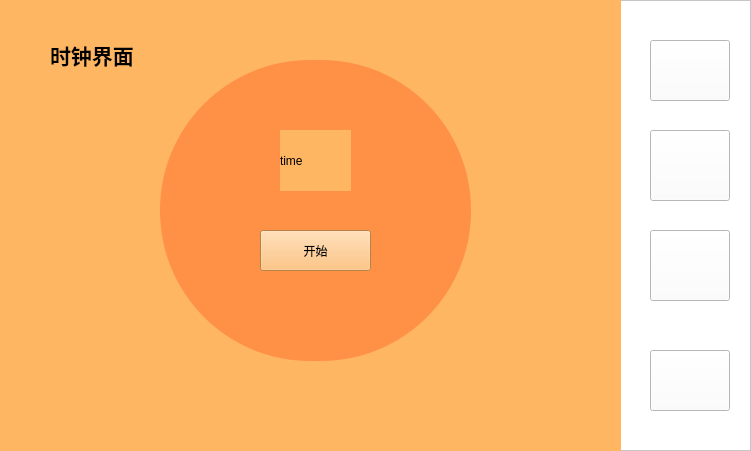
<?xml version="1.0" encoding="UTF-8"?>
<ui version="4.0">
 <class>Body</class>
 <widget class="QWidget" name="Body">
  <property name="geometry">
   <rect>
    <x>0</x>
    <y>0</y>
    <width>751</width>
    <height>451</height>
   </rect>
  </property>
  <property name="minimumSize">
   <size>
    <width>751</width>
    <height>451</height>
   </size>
  </property>
  <property name="maximumSize">
   <size>
    <width>751</width>
    <height>451</height>
   </size>
  </property>
  <property name="windowTitle">
   <string>Form</string>
  </property>
  <widget class="QFrame" name="frame">
   <property name="geometry">
    <rect>
     <x>620</x>
     <y>0</y>
     <width>131</width>
     <height>451</height>
    </rect>
   </property>
   <property name="styleSheet">
    <string notr="true">background-color: rgb(255, 255, 255);</string>
   </property>
   <property name="frameShape">
    <enum>QFrame::StyledPanel</enum>
   </property>
   <property name="frameShadow">
    <enum>QFrame::Raised</enum>
   </property>
   <widget class="QPushButton" name="clockButton">
    <property name="geometry">
     <rect>
      <x>30</x>
      <y>230</y>
      <width>80</width>
      <height>71</height>
     </rect>
    </property>
    <property name="text">
     <string/>
    </property>
    <property name="icon">
     <iconset resource="images.qrc">
      <normaloff>:/Imgs/clockB.png</normaloff>:/Imgs/clockB.png</iconset>
    </property>
    <property name="iconSize">
     <size>
      <width>64</width>
      <height>64</height>
     </size>
    </property>
    <property name="checkable">
     <bool>false</bool>
    </property>
   </widget>
   <widget class="QPushButton" name="homeButton">
    <property name="geometry">
     <rect>
      <x>30</x>
      <y>40</y>
      <width>80</width>
      <height>61</height>
     </rect>
    </property>
    <property name="text">
     <string/>
    </property>
    <property name="icon">
     <iconset resource="images.qrc">
      <normaloff>:/Imgs/homeB.png</normaloff>:/Imgs/homeB.png</iconset>
    </property>
    <property name="iconSize">
     <size>
      <width>64</width>
      <height>64</height>
     </size>
    </property>
   </widget>
   <widget class="QPushButton" name="labelButton">
    <property name="geometry">
     <rect>
      <x>30</x>
      <y>130</y>
      <width>80</width>
      <height>71</height>
     </rect>
    </property>
    <property name="text">
     <string/>
    </property>
    <property name="icon">
     <iconset resource="images.qrc">
      <normaloff>:/Imgs/labelB.png</normaloff>:/Imgs/labelB.png</iconset>
    </property>
    <property name="iconSize">
     <size>
      <width>64</width>
      <height>64</height>
     </size>
    </property>
   </widget>
   <widget class="QPushButton" name="personButton">
    <property name="geometry">
     <rect>
      <x>30</x>
      <y>350</y>
      <width>80</width>
      <height>61</height>
     </rect>
    </property>
    <property name="text">
     <string/>
    </property>
    <property name="icon">
     <iconset resource="images.qrc">
      <normaloff>:/Imgs/personalB.png</normaloff>:/Imgs/personalB.png</iconset>
    </property>
    <property name="iconSize">
     <size>
      <width>64</width>
      <height>64</height>
     </size>
    </property>
   </widget>
  </widget>
  <widget class="QFrame" name="frame_2">
   <property name="geometry">
    <rect>
     <x>0</x>
     <y>0</y>
     <width>621</width>
     <height>451</height>
    </rect>
   </property>
   <property name="styleSheet">
    <string notr="true">background-color: rgb(255, 255, 255);</string>
   </property>
   <property name="frameShape">
    <enum>QFrame::StyledPanel</enum>
   </property>
   <property name="frameShadow">
    <enum>QFrame::Raised</enum>
   </property>
   <widget class="QStackedWidget" name="stackedWidget">
    <property name="geometry">
     <rect>
      <x>0</x>
      <y>0</y>
      <width>621</width>
      <height>451</height>
     </rect>
    </property>
    <property name="styleSheet">
     <string notr="true">background: rgb(255, 182, 98);</string>
    </property>
    <widget class="QWidget" name="page">
     <property name="styleSheet">
      <string notr="true">background: rgb(255, 182, 98);</string>
     </property>
     <widget class="QLabel" name="label">
      <property name="geometry">
       <rect>
        <x>280</x>
        <y>130</y>
        <width>71</width>
        <height>61</height>
       </rect>
      </property>
      <property name="styleSheet">
       <string notr="true">color: rgb(0, 0, 0);</string>
      </property>
      <property name="text">
       <string>time</string>
      </property>
     </widget>
     <widget class="QLabel" name="label_2">
      <property name="geometry">
       <rect>
        <x>160</x>
        <y>60</y>
        <width>311</width>
        <height>301</height>
       </rect>
      </property>
      <property name="styleSheet">
       <string notr="true">border-radius:150px;
background-color: rgb(255, 145, 71);</string>
      </property>
      <property name="text">
       <string/>
      </property>
     </widget>
     <widget class="QPushButton" name="startEndButton">
      <property name="geometry">
       <rect>
        <x>260</x>
        <y>230</y>
        <width>111</width>
        <height>41</height>
       </rect>
      </property>
      <property name="styleSheet">
       <string notr="true">color: rgb(0, 0, 0);</string>
      </property>
      <property name="text">
       <string>开始</string>
      </property>
     </widget>
     <widget class="QLabel" name="label_5">
      <property name="geometry">
       <rect>
        <x>50</x>
        <y>20</y>
        <width>111</width>
        <height>71</height>
       </rect>
      </property>
      <property name="styleSheet">
       <string notr="true">color: rgb(0, 0, 0);</string>
      </property>
      <property name="text">
       <string>&lt;html&gt;&lt;head/&gt;&lt;body&gt;&lt;p&gt;&lt;span style=&quot; font-size:16pt; font-weight:700;&quot;&gt;时钟界面&lt;/span&gt;&lt;/p&gt;&lt;/body&gt;&lt;/html&gt;</string>
      </property>
     </widget>
     <zorder>label_2</zorder>
     <zorder>label</zorder>
     <zorder>startEndButton</zorder>
     <zorder>label_5</zorder>
    </widget>
    <widget class="QWidget" name="page_3">
     <widget class="QLabel" name="label_9">
      <property name="geometry">
       <rect>
        <x>120</x>
        <y>210</y>
        <width>151</width>
        <height>81</height>
       </rect>
      </property>
      <property name="text">
       <string>&lt;html&gt;&lt;head/&gt;&lt;body&gt;&lt;p&gt;&lt;span style=&quot; font-size:16pt; font-weight:700;&quot;&gt;任务管理界面&lt;/span&gt;&lt;/p&gt;&lt;/body&gt;&lt;/html&gt;</string>
      </property>
     </widget>
    </widget>
    <widget class="QWidget" name="page_5">
     <widget class="QFrame" name="frame_5">
      <property name="geometry">
       <rect>
        <x>0</x>
        <y>0</y>
        <width>751</width>
        <height>451</height>
       </rect>
      </property>
      <property name="styleSheet">
       <string notr="true">background: rgb(255, 182, 98);</string>
      </property>
      <property name="frameShape">
       <enum>QFrame::StyledPanel</enum>
      </property>
      <property name="frameShadow">
       <enum>QFrame::Raised</enum>
      </property>
      <widget class="QLabel" name="label_6">
       <property name="geometry">
        <rect>
         <x>170</x>
         <y>30</y>
         <width>301</width>
         <height>41</height>
        </rect>
       </property>
       <property name="font">
        <font>
         <family>Droid Sans</family>
         <pointsize>-1</pointsize>
        </font>
       </property>
       <property name="styleSheet">
        <string notr="true">text-align: center;
color: rgb(221, 60, 20);
margin: 0 auto;
font-size: 35px;
font-family: 'Droid Sans';</string>
       </property>
       <property name="text">
        <string>&lt;html&gt;&lt;head/&gt;&lt;body&gt;&lt;p&gt;&lt;span style=&quot; font-size:26pt; font-weight:700;&quot;&gt;修改个人信息&lt;/span&gt;&lt;/p&gt;&lt;/body&gt;&lt;/html&gt;</string>
       </property>
      </widget>
      <widget class="QLineEdit" name="uBox_3">
       <property name="geometry">
        <rect>
         <x>90</x>
         <y>170</y>
         <width>221</width>
         <height>41</height>
        </rect>
       </property>
       <property name="palette">
        <palette>
         <active>
          <colorrole role="WindowText">
           <brush brushstyle="SolidPattern">
            <color alpha="255">
             <red>254</red>
             <green>254</green>
             <blue>254</blue>
            </color>
           </brush>
          </colorrole>
          <colorrole role="Button">
           <brush brushstyle="SolidPattern">
            <color alpha="255">
             <red>51</red>
             <green>51</green>
             <blue>51</blue>
            </color>
           </brush>
          </colorrole>
          <colorrole role="Text">
           <brush brushstyle="SolidPattern">
            <color alpha="255">
             <red>254</red>
             <green>254</green>
             <blue>254</blue>
            </color>
           </brush>
          </colorrole>
          <colorrole role="ButtonText">
           <brush brushstyle="SolidPattern">
            <color alpha="255">
             <red>254</red>
             <green>254</green>
             <blue>254</blue>
            </color>
           </brush>
          </colorrole>
          <colorrole role="Base">
           <brush brushstyle="SolidPattern">
            <color alpha="255">
             <red>51</red>
             <green>51</green>
             <blue>51</blue>
            </color>
           </brush>
          </colorrole>
          <colorrole role="Window">
           <brush brushstyle="SolidPattern">
            <color alpha="255">
             <red>51</red>
             <green>51</green>
             <blue>51</blue>
            </color>
           </brush>
          </colorrole>
          <colorrole role="PlaceholderText">
           <brush brushstyle="SolidPattern">
            <color alpha="128">
             <red>254</red>
             <green>254</green>
             <blue>254</blue>
            </color>
           </brush>
          </colorrole>
         </active>
         <inactive>
          <colorrole role="WindowText">
           <brush brushstyle="SolidPattern">
            <color alpha="255">
             <red>254</red>
             <green>254</green>
             <blue>254</blue>
            </color>
           </brush>
          </colorrole>
          <colorrole role="Button">
           <brush brushstyle="SolidPattern">
            <color alpha="255">
             <red>51</red>
             <green>51</green>
             <blue>51</blue>
            </color>
           </brush>
          </colorrole>
          <colorrole role="Text">
           <brush brushstyle="SolidPattern">
            <color alpha="255">
             <red>254</red>
             <green>254</green>
             <blue>254</blue>
            </color>
           </brush>
          </colorrole>
          <colorrole role="ButtonText">
           <brush brushstyle="SolidPattern">
            <color alpha="255">
             <red>254</red>
             <green>254</green>
             <blue>254</blue>
            </color>
           </brush>
          </colorrole>
          <colorrole role="Base">
           <brush brushstyle="SolidPattern">
            <color alpha="255">
             <red>51</red>
             <green>51</green>
             <blue>51</blue>
            </color>
           </brush>
          </colorrole>
          <colorrole role="Window">
           <brush brushstyle="SolidPattern">
            <color alpha="255">
             <red>51</red>
             <green>51</green>
             <blue>51</blue>
            </color>
           </brush>
          </colorrole>
          <colorrole role="PlaceholderText">
           <brush brushstyle="SolidPattern">
            <color alpha="128">
             <red>254</red>
             <green>254</green>
             <blue>254</blue>
            </color>
           </brush>
          </colorrole>
         </inactive>
         <disabled>
          <colorrole role="WindowText">
           <brush brushstyle="SolidPattern">
            <color alpha="255">
             <red>254</red>
             <green>254</green>
             <blue>254</blue>
            </color>
           </brush>
          </colorrole>
          <colorrole role="Button">
           <brush brushstyle="SolidPattern">
            <color alpha="255">
             <red>51</red>
             <green>51</green>
             <blue>51</blue>
            </color>
           </brush>
          </colorrole>
          <colorrole role="Text">
           <brush brushstyle="SolidPattern">
            <color alpha="255">
             <red>254</red>
             <green>254</green>
             <blue>254</blue>
            </color>
           </brush>
          </colorrole>
          <colorrole role="ButtonText">
           <brush brushstyle="SolidPattern">
            <color alpha="255">
             <red>254</red>
             <green>254</green>
             <blue>254</blue>
            </color>
           </brush>
          </colorrole>
          <colorrole role="Base">
           <brush brushstyle="SolidPattern">
            <color alpha="255">
             <red>51</red>
             <green>51</green>
             <blue>51</blue>
            </color>
           </brush>
          </colorrole>
          <colorrole role="Window">
           <brush brushstyle="SolidPattern">
            <color alpha="255">
             <red>51</red>
             <green>51</green>
             <blue>51</blue>
            </color>
           </brush>
          </colorrole>
          <colorrole role="PlaceholderText">
           <brush brushstyle="SolidPattern">
            <color alpha="128">
             <red>254</red>
             <green>254</green>
             <blue>254</blue>
            </color>
           </brush>
          </colorrole>
         </disabled>
        </palette>
       </property>
       <property name="font">
        <font>
         <kerning>true</kerning>
        </font>
       </property>
       <property name="layoutDirection">
        <enum>Qt::LeftToRight</enum>
       </property>
       <property name="styleSheet">
        <string notr="true">padding-left: 20px;
padding-right: 20px;
border-radius: 20px;
background: #333;
color: #fefefe;</string>
       </property>
       <property name="text">
        <string/>
       </property>
       <property name="frame">
        <bool>false</bool>
       </property>
       <property name="cursorPosition">
        <number>0</number>
       </property>
       <property name="placeholderText">
        <string>用户名</string>
       </property>
      </widget>
      <widget class="QPushButton" name="editedButton_2">
       <property name="geometry">
        <rect>
         <x>450</x>
         <y>380</y>
         <width>121</width>
         <height>31</height>
        </rect>
       </property>
       <property name="styleSheet">
        <string notr="true">Padding: 1px;
Border-radius: 5px;
Background: #933;
Color: #fefefe;</string>
       </property>
       <property name="text">
        <string>确认修改</string>
       </property>
      </widget>
      <widget class="QLineEdit" name="eBox_3">
       <property name="geometry">
        <rect>
         <x>90</x>
         <y>260</y>
         <width>221</width>
         <height>41</height>
        </rect>
       </property>
       <property name="palette">
        <palette>
         <active>
          <colorrole role="WindowText">
           <brush brushstyle="SolidPattern">
            <color alpha="255">
             <red>254</red>
             <green>254</green>
             <blue>254</blue>
            </color>
           </brush>
          </colorrole>
          <colorrole role="Button">
           <brush brushstyle="SolidPattern">
            <color alpha="255">
             <red>51</red>
             <green>51</green>
             <blue>51</blue>
            </color>
           </brush>
          </colorrole>
          <colorrole role="Text">
           <brush brushstyle="SolidPattern">
            <color alpha="255">
             <red>254</red>
             <green>254</green>
             <blue>254</blue>
            </color>
           </brush>
          </colorrole>
          <colorrole role="ButtonText">
           <brush brushstyle="SolidPattern">
            <color alpha="255">
             <red>254</red>
             <green>254</green>
             <blue>254</blue>
            </color>
           </brush>
          </colorrole>
          <colorrole role="Base">
           <brush brushstyle="SolidPattern">
            <color alpha="255">
             <red>51</red>
             <green>51</green>
             <blue>51</blue>
            </color>
           </brush>
          </colorrole>
          <colorrole role="Window">
           <brush brushstyle="SolidPattern">
            <color alpha="255">
             <red>51</red>
             <green>51</green>
             <blue>51</blue>
            </color>
           </brush>
          </colorrole>
          <colorrole role="PlaceholderText">
           <brush brushstyle="SolidPattern">
            <color alpha="128">
             <red>254</red>
             <green>254</green>
             <blue>254</blue>
            </color>
           </brush>
          </colorrole>
         </active>
         <inactive>
          <colorrole role="WindowText">
           <brush brushstyle="SolidPattern">
            <color alpha="255">
             <red>254</red>
             <green>254</green>
             <blue>254</blue>
            </color>
           </brush>
          </colorrole>
          <colorrole role="Button">
           <brush brushstyle="SolidPattern">
            <color alpha="255">
             <red>51</red>
             <green>51</green>
             <blue>51</blue>
            </color>
           </brush>
          </colorrole>
          <colorrole role="Text">
           <brush brushstyle="SolidPattern">
            <color alpha="255">
             <red>254</red>
             <green>254</green>
             <blue>254</blue>
            </color>
           </brush>
          </colorrole>
          <colorrole role="ButtonText">
           <brush brushstyle="SolidPattern">
            <color alpha="255">
             <red>254</red>
             <green>254</green>
             <blue>254</blue>
            </color>
           </brush>
          </colorrole>
          <colorrole role="Base">
           <brush brushstyle="SolidPattern">
            <color alpha="255">
             <red>51</red>
             <green>51</green>
             <blue>51</blue>
            </color>
           </brush>
          </colorrole>
          <colorrole role="Window">
           <brush brushstyle="SolidPattern">
            <color alpha="255">
             <red>51</red>
             <green>51</green>
             <blue>51</blue>
            </color>
           </brush>
          </colorrole>
          <colorrole role="PlaceholderText">
           <brush brushstyle="SolidPattern">
            <color alpha="128">
             <red>254</red>
             <green>254</green>
             <blue>254</blue>
            </color>
           </brush>
          </colorrole>
         </inactive>
         <disabled>
          <colorrole role="WindowText">
           <brush brushstyle="SolidPattern">
            <color alpha="255">
             <red>254</red>
             <green>254</green>
             <blue>254</blue>
            </color>
           </brush>
          </colorrole>
          <colorrole role="Button">
           <brush brushstyle="SolidPattern">
            <color alpha="255">
             <red>51</red>
             <green>51</green>
             <blue>51</blue>
            </color>
           </brush>
          </colorrole>
          <colorrole role="Text">
           <brush brushstyle="SolidPattern">
            <color alpha="255">
             <red>254</red>
             <green>254</green>
             <blue>254</blue>
            </color>
           </brush>
          </colorrole>
          <colorrole role="ButtonText">
           <brush brushstyle="SolidPattern">
            <color alpha="255">
             <red>254</red>
             <green>254</green>
             <blue>254</blue>
            </color>
           </brush>
          </colorrole>
          <colorrole role="Base">
           <brush brushstyle="SolidPattern">
            <color alpha="255">
             <red>51</red>
             <green>51</green>
             <blue>51</blue>
            </color>
           </brush>
          </colorrole>
          <colorrole role="Window">
           <brush brushstyle="SolidPattern">
            <color alpha="255">
             <red>51</red>
             <green>51</green>
             <blue>51</blue>
            </color>
           </brush>
          </colorrole>
          <colorrole role="PlaceholderText">
           <brush brushstyle="SolidPattern">
            <color alpha="128">
             <red>254</red>
             <green>254</green>
             <blue>254</blue>
            </color>
           </brush>
          </colorrole>
         </disabled>
        </palette>
       </property>
       <property name="font">
        <font>
         <kerning>true</kerning>
        </font>
       </property>
       <property name="layoutDirection">
        <enum>Qt::LeftToRight</enum>
       </property>
       <property name="styleSheet">
        <string notr="true">padding-left: 20px;
padding-right: 20px;
border-radius: 20px;
background: #333;
color: #fefefe;</string>
       </property>
       <property name="inputMethodHints">
        <set>Qt::ImhNone</set>
       </property>
       <property name="inputMask">
        <string/>
       </property>
       <property name="text">
        <string/>
       </property>
       <property name="frame">
        <bool>false</bool>
       </property>
       <property name="cursorPosition">
        <number>0</number>
       </property>
       <property name="placeholderText">
        <string>邮箱</string>
       </property>
      </widget>
      <widget class="QPushButton" name="backButton_3">
       <property name="geometry">
        <rect>
         <x>80</x>
         <y>380</y>
         <width>111</width>
         <height>31</height>
        </rect>
       </property>
       <property name="styleSheet">
        <string notr="true">Padding: 1px;
Border-radius: 5px;
Background: #933;
Color: #fefefe;</string>
       </property>
       <property name="text">
        <string>返回主页</string>
       </property>
      </widget>
      <widget class="QLabel" name="regLabel_3">
       <property name="geometry">
        <rect>
         <x>120</x>
         <y>130</y>
         <width>151</width>
         <height>16</height>
        </rect>
       </property>
       <property name="styleSheet">
        <string notr="true">color: #fefefe;</string>
       </property>
       <property name="text">
        <string>在下方修改您的个人信息</string>
       </property>
      </widget>
      <widget class="QPushButton" name="uplButton_3">
       <property name="geometry">
        <rect>
         <x>400</x>
         <y>280</y>
         <width>121</width>
         <height>21</height>
        </rect>
       </property>
       <property name="styleSheet">
        <string notr="true">Padding: 1px;
Border-radius: 5px;
background: #333;
color: rgb(214, 214, 214);</string>
       </property>
       <property name="text">
        <string>更改头像</string>
       </property>
      </widget>
      <widget class="QLabel" name="rpLabel_3">
       <property name="geometry">
        <rect>
         <x>400</x>
         <y>120</y>
         <width>128</width>
         <height>128</height>
        </rect>
       </property>
       <property name="styleSheet">
        <string notr="true">color: #fefefe;</string>
       </property>
       <property name="text">
        <string>&lt;img src=&quot;:user.png&quot; /&gt;</string>
       </property>
      </widget>
     </widget>
    </widget>
    <widget class="QWidget" name="page_4">
     <widget class="QLabel" name="label_3">
      <property name="geometry">
       <rect>
        <x>40</x>
        <y>200</y>
        <width>54</width>
        <height>16</height>
       </rect>
      </property>
      <property name="styleSheet">
       <string notr="true">color: rgb(0, 0, 0);</string>
      </property>
      <property name="text">
       <string>用户名：</string>
      </property>
     </widget>
     <widget class="QLabel" name="label_4">
      <property name="geometry">
       <rect>
        <x>40</x>
        <y>250</y>
        <width>54</width>
        <height>16</height>
       </rect>
      </property>
      <property name="styleSheet">
       <string notr="true">color: rgb(0, 0, 0);</string>
      </property>
      <property name="text">
       <string>邮箱：</string>
      </property>
     </widget>
     <widget class="QPushButton" name="changemsg">
      <property name="geometry">
       <rect>
        <x>400</x>
        <y>320</y>
        <width>80</width>
        <height>24</height>
       </rect>
      </property>
      <property name="styleSheet">
       <string notr="true">color: rgb(0, 0, 0);</string>
      </property>
      <property name="text">
       <string>修改个人信息</string>
      </property>
     </widget>
     <widget class="QPushButton" name="changePassword">
      <property name="geometry">
       <rect>
        <x>400</x>
        <y>280</y>
        <width>80</width>
        <height>24</height>
       </rect>
      </property>
      <property name="styleSheet">
       <string notr="true">color: rgb(0, 0, 0);</string>
      </property>
      <property name="text">
       <string>修改密码</string>
      </property>
     </widget>
     <widget class="QLabel" name="label_10">
      <property name="geometry">
       <rect>
        <x>310</x>
        <y>40</y>
        <width>141</width>
        <height>41</height>
       </rect>
      </property>
      <property name="styleSheet">
       <string notr="true">color: rgb(0, 0, 0);</string>
      </property>
      <property name="text">
       <string>&lt;html&gt;&lt;head/&gt;&lt;body&gt;&lt;p&gt;&lt;span style=&quot; font-size:16pt; font-weight:700;&quot;&gt;个人中心界面&lt;/span&gt;&lt;/p&gt;&lt;/body&gt;&lt;/html&gt;</string>
      </property>
     </widget>
     <widget class="QPushButton" name="logout">
      <property name="geometry">
       <rect>
        <x>90</x>
        <y>300</y>
        <width>80</width>
        <height>24</height>
       </rect>
      </property>
      <property name="styleSheet">
       <string notr="true">color: rgb(0, 0, 0);</string>
      </property>
      <property name="text">
       <string>退出登录</string>
      </property>
     </widget>
     <widget class="QPushButton" name="deleteuser">
      <property name="geometry">
       <rect>
        <x>90</x>
        <y>360</y>
        <width>80</width>
        <height>24</height>
       </rect>
      </property>
      <property name="styleSheet">
       <string notr="true">color: rgb(0, 0, 0);</string>
      </property>
      <property name="text">
       <string>注销账号</string>
      </property>
     </widget>
     <widget class="QLabel" name="picture">
      <property name="geometry">
       <rect>
        <x>80</x>
        <y>80</y>
        <width>81</width>
        <height>81</height>
       </rect>
      </property>
      <property name="text">
       <string>TextLabel</string>
      </property>
     </widget>
     <widget class="QLabel" name="username">
      <property name="geometry">
       <rect>
        <x>120</x>
        <y>200</y>
        <width>54</width>
        <height>16</height>
       </rect>
      </property>
      <property name="text">
       <string>TextLabel</string>
      </property>
     </widget>
     <widget class="QLabel" name="email">
      <property name="geometry">
       <rect>
        <x>110</x>
        <y>250</y>
        <width>54</width>
        <height>16</height>
       </rect>
      </property>
      <property name="text">
       <string>TextLabel</string>
      </property>
     </widget>
    </widget>
    <widget class="QWidget" name="page_2">
     <widget class="QLabel" name="history">
      <property name="geometry">
       <rect>
        <x>0</x>
        <y>0</y>
        <width>621</width>
        <height>451</height>
       </rect>
      </property>
      <property name="styleSheet">
       <string notr="true">color:rgb(0,0,0);
background-color:rgb(255, 218, 172);</string>
      </property>
      <property name="text">
       <string>&lt;html&gt;&lt;head/&gt;&lt;body&gt;&lt;p&gt;&lt;span style=&quot; font-size:11pt;&quot;&gt;TextLabel&lt;/span&gt;&lt;/p&gt;&lt;/body&gt;&lt;/html&gt;</string>
      </property>
      <property name="alignment">
       <set>Qt::AlignLeading|Qt::AlignLeft|Qt::AlignTop</set>
      </property>
      <property name="margin">
       <number>20</number>
      </property>
     </widget>
     <widget class="QLabel" name="label_8">
      <property name="geometry">
       <rect>
        <x>60</x>
        <y>230</y>
        <width>141</width>
        <height>71</height>
       </rect>
      </property>
      <property name="text">
       <string>&lt;html&gt;&lt;head/&gt;&lt;body&gt;&lt;p&gt;&lt;span style=&quot; font-size:16pt; font-weight:700;&quot;&gt;历史记录界面&lt;/span&gt;&lt;/p&gt;&lt;/body&gt;&lt;/html&gt;</string>
      </property>
     </widget>
    </widget>
   </widget>
  </widget>
 </widget>
 <resources>
  <include location="images.qrc"/>
 </resources>
 <connections/>
</ui>
